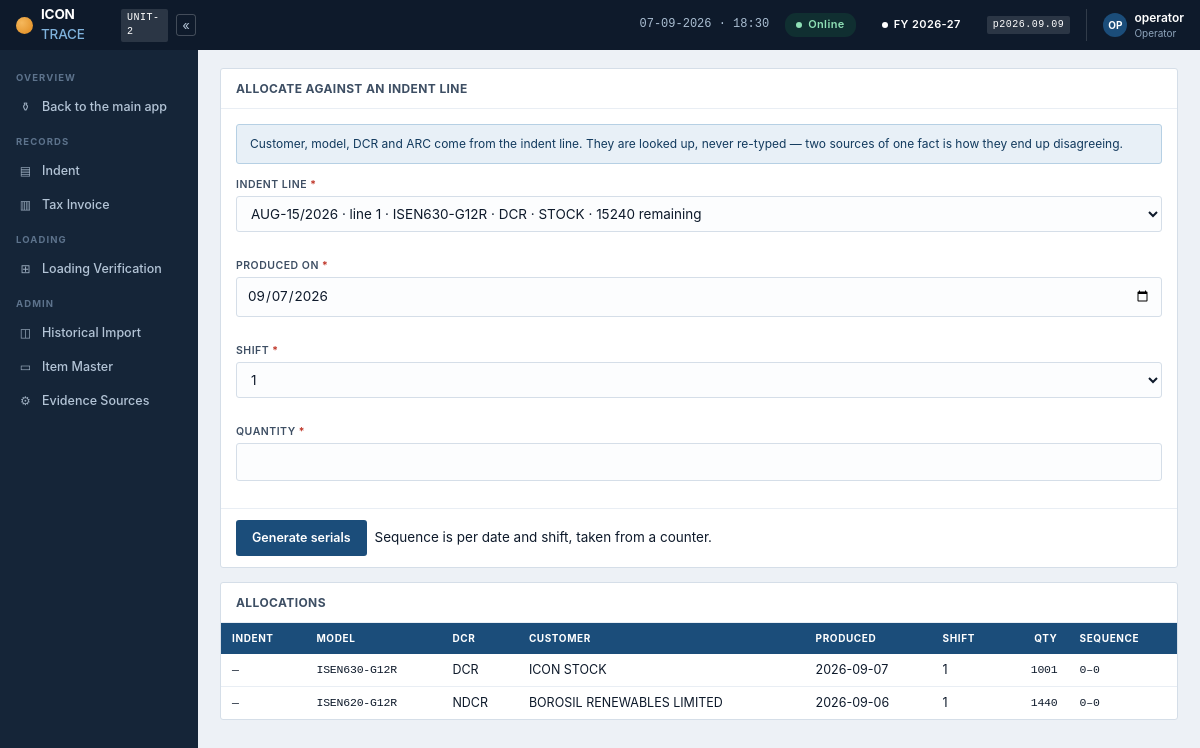
/planning, run on an earlier commit of the app's database.
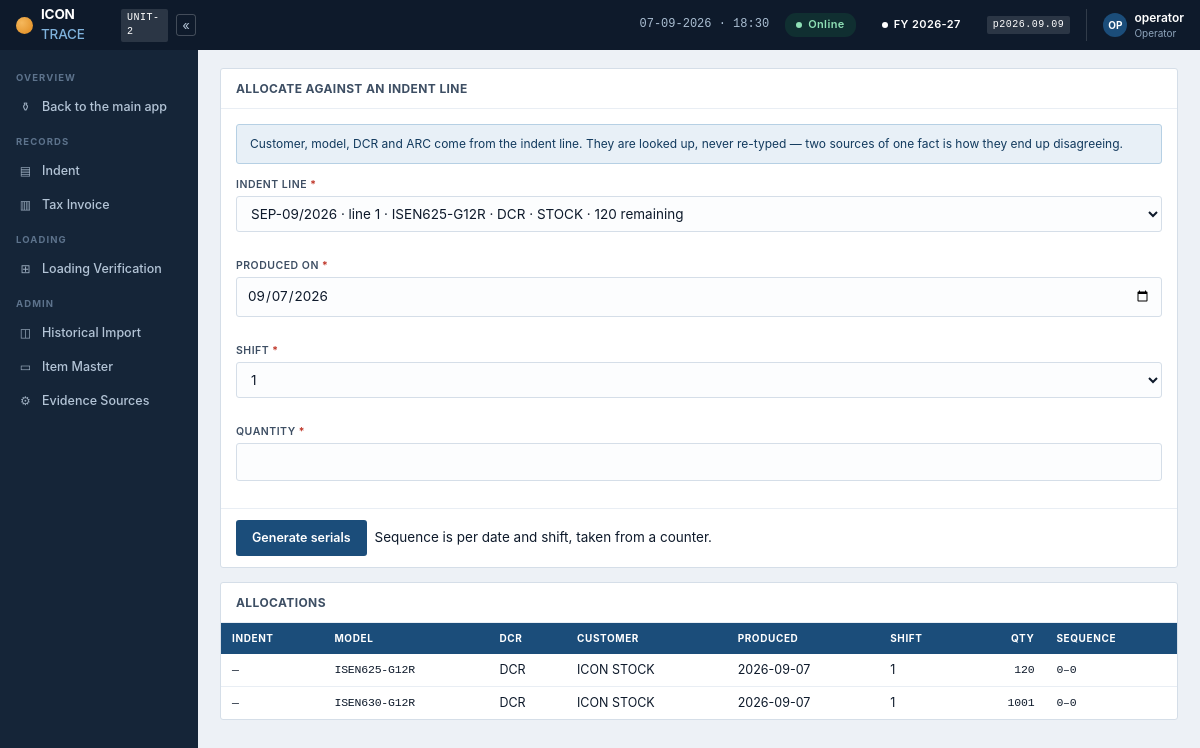
And on a later commit of the database.
### tables this page shows
CREATE TABLE allocation (
  alloc_id       INTEGER PRIMARY KEY AUTOINCREMENT,
  indent_line_id INTEGER      NOT NULL,
  model          TEXT NOT NULL,
  wattage        INT         NOT NULL,
  customer       TEXT NULL,
  dcr            TEXT NULL,
  arc            TEXT NULL,
  date_produced  TEXT        NOT NULL,
  shift          INTEGER     NOT NULL,
  qty            INT         NOT NULL,
  seq_from       INT         NOT NULL,
  seq_to         INT         NOT NULL,
  created_at     TEXT    NOT NULL DEFAULT CURRENT_TIMESTAMP,
  created_by     TEXT NOT NULL,

  CONSTRAINT fk_alloc_line FOREIGN KEY (indent_line_id)
    REFERENCES indent_line (indent_line_id)
);

### app.py (the view, shortened to what this page needs)
@app.route("/planning", methods=["GET", "POST"])
def planning():
    with db.conn() as (cx, cur):
        prog = db.indent_progress(cur)
        allocs = db.allocations(cur)
    return render_template("planning.html", prog=prog, allocs=allocs,
                           today=datetime.date.today().isoformat())

### app.py (called while the page is built)
def build_id():
    h = hashlib.sha256()
    for name in BUILD_FILES:
        for folder in (BASE, os.path.join(BASE, "static"),
                       os.path.join(BASE, "templates")):
            p = os.path.join(folder, name)
            if os.path.exists(p):
                h.update(str(os.path.getmtime(p)).encode())
                h.update(str(os.path.getsize(p)).encode())
                break
    return h.hexdigest()[:10]

@app.after_request
def no_store(resp):
    ct = resp.headers.get("Content-Type", "")
    if "text/html" in ct or "application/json" in ct:
        resp.headers["Cache-Control"] = "no-store, no-cache, must-revalidate, max-age=0"
        resp.headers["Pragma"] = "no-cache"
        resp.headers["Expires"] = "0"
        resp.headers["X-Icon-Build"] = build_id()
    return resp

def actor():
    return session.get("user", "operator")

### db.py (called while the page is built)
def available():
    return True

def fin_year(d=None):
    d = d or datetime.date.today()
    return d.year if d.month >= 4 else d.year - 1

def fy_label(fy):
    return "%d-%02d" % (fy, (fy + 1) % 100)

### store.py (called while the page is built)
def _row_factory(cursor, row):
    return {d[0]: row[i] for i, d in enumerate(cursor.description)}

### templates/planning.html
{% extends "base.html" %}{% set nav='planning' %}
{% block body %}
<div class="card"><div class="card-h"><h3>Allocate against an indent line</h3></div>
<form method="post"><div class="card-b">
  <div class="note n-info">Customer, model, DCR and ARC come from the indent
  line. They are looked up, never re-typed — two sources of one fact is how
  they end up disagreeing.</div>
  {% if prog %}
  <div class="grid">
    <div class="fld req" style="grid-column:1/-1"><label>Indent line</label>
      <select name="indent_line_id">
      {% for p in prog %}<option value="{{ p.indent_line_id }}">
        {{ p.indent_no }} · line {{ p.line_no }} · {{ p.model }} · {{ p.dcr }}
        · {{ p.customer }} · {{ p.remaining_qty }} remaining</option>{% endfor %}
      </select></div>
    <div class="fld req"><label>Produced on</label>
      <input type="date" name="produced_on" value="{{ today }}"></div>
    <div class="fld req"><label>Shift</label>
      <select name="shift"><option>1</option><option>2</option><option>3</option></select></div>
    <div class="fld req"><label>Quantity</label><input type="number" name="qty" min="1"></div>
  </div>
  {% else %}<p class="hint">No indent lines yet. Create an indent first.</p>{% endif %}
</div>
{% if prog %}<div class="card-f"><button class="btn btn-primary">Generate serials</button>
  <span class="hint">Sequence is per date and shift, taken from a counter.</span></div>{% endif %}
</form></div>
<div class="card"><div class="card-h"><h3>Allocations</h3></div>
{% if allocs %}<div class="scroll"><table>
<thead><tr><th>Indent</th><th>Model</th><th>DCR</th><th>Customer</th><th>Produced</th>
<th>Shift</th><th style="text-align:right">Qty</th><th>Sequence</th></tr></thead><tbody>
{% for a in allocs %}<tr>
  <td class="mono">{{ a.indent_no or '—' }}</td><td class="mono">{{ a.model }}</td>
  <td>{{ a.dcr }}</td><td>{{ a.customer }}</td><td>{{ a.date_produced }}</td>
  <td>{{ a.shift }}</td><td style="text-align:right" class="mono">{{ a.qty }}</td>
  <td class="mono">{{ a.seq_from }}–{{ a.seq_to }}</td></tr>{% endfor %}
</tbody></table></div>{% else %}<div class="card-b hint">Nothing allocated yet.</div>{% endif %}</div>
{% endblock %}

What changed in the data, as far as the page shows it:
removed allocation: indent_no "—", model "ISEN620-G12R", dcr "NDCR", customer "BOROSIL RENEWABLES LIMITED", date_produced "2026-09-06", shift "1", qty "1440", seq_from "0", seq_to "0"
added allocation: indent_no "—", model "ISEN625-G12R", dcr "DCR", customer "ICON STOCK", date_produced "2026-09-07", shift "1", qty "120", seq_from "0", seq_to "0"
Also different on the page:
form field indent_line_id: "AUG-15/2026 · line 1 · ISEN630-G12R · DCR · STOCK · 15240 remaining" → "SEP-09/2026 · line 1 · ISEN625-G12R · DCR · STOCK · 120 remaining"
